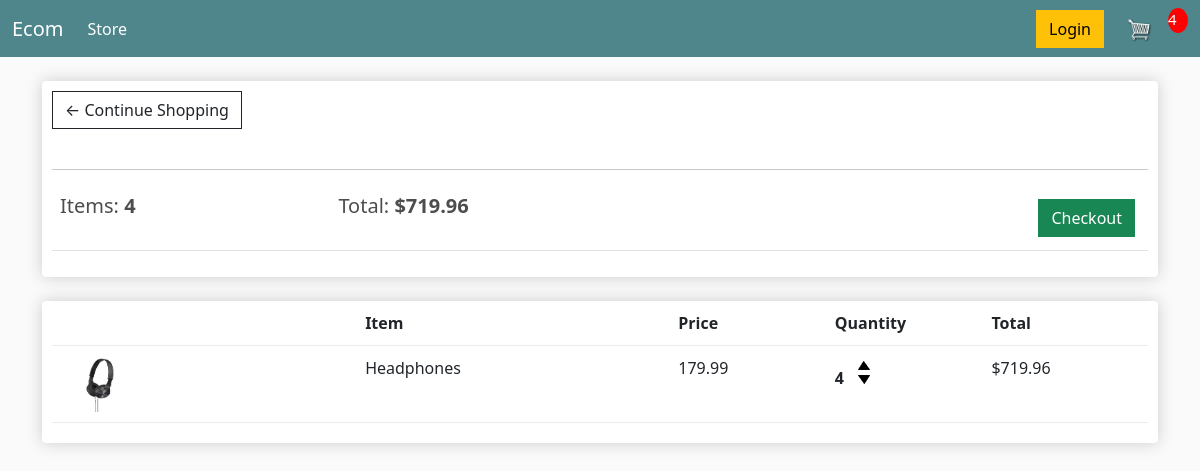
The app's page /cart/ (signed in) with its own data.
### store/models.py (models this page shows, shortened)
class Order(models.Model):
    customer = models.ForeignKey(Customer, on_delete=models.SET_NULL, blank=True, null=True)
    date_ordered = models.DateTimeField(auto_now_add=True)
    complete = models.BooleanField(default=False, null=True, blank=False)
    transaction_id = models.CharField(max_length=200, null=True)
    @property
    def get_cart_total(self):
        orderitems = self.orderitem_set.all()
        total = sum([item.get_total for item in orderitems])
        return total
    @property
    def get_cart_items(self):
        orderitems = self.orderitem_set.all()
        total = sum([item.quantity for item in orderitems])
        return total

class OrderItem(models.Model):
    product = models.ForeignKey(Product, on_delete=models.SET_NULL, blank=True, null=True)
    order = models.ForeignKey(Order, on_delete=models.SET_NULL, blank=True, null=True)
    quantity = models.IntegerField(default=0, null=True, blank=True)
    date_added = models.DateTimeField(auto_now_add=True)
    @property
    def get_total(self):
        total = self.product.price * self.quantity
        return total

class Product(models.Model):
    name = models.CharField(max_length=200, null=True)
    price = models.DecimalField(max_digits=7, decimal_places=2)
    digital = models.BooleanField(default=False, null=True, blank=False)
    image = models.ImageField(default='images/cart_image_placeholder.png', null=True, blank=True)
    @property
    def imageURL(self):
        try:
            url = self.image.url
        except:
            url = ''
        return url

### store/views.py (the view)
# urls.py: path('cart/', cart, name='cart'),
def cart(request):
    data = cartData(request)
    cartItems = data['cartItems']
    order = data['order']
    items = data['items']
    context = {
        'items': items,
        'order': order,
        'cartItems': cartItems,
    }
    return render(request, 'store/cart.html', context)

### store/utils.py (called while the page is built)
def cartData(request):
    if request.user.is_authenticated:
        customer = request.user.customer
        order, created = Order.objects.get_or_create(customer=customer, complete=False)
        items = order.orderitem_set.all()
        cartItems = order.get_cart_items
    else:
        cookieData = cookieCart(request)
        cartItems = cookieData['cartItems']
        order = cookieData['order']
        items = cookieData['items']
    return {'cartItems': cartItems, 'order': order, 'items': items}

### store/templates/store/cart.html
{% extends 'base.html' %}
{% load static %}
{% block content %}
    <div class="row">
        <div class="col-lg-12">
            <div class="box-element">
                <a class="btn btn-outline-dark" href="{% url 'store' %}">&#x2190; Continue Shopping</a>
                <br>
                <br>
                <hr>
                <table class="table">
                    <td><h5>Items: <strong>{{ order.get_cart_items }}</strong></h5></td>
                    <td><h5>Total: <strong>${{ order.get_cart_total|floatformat:2 }}</strong></h5></td>
                    <td>
                        <a class="btn btn-success"
                           style="float: right; margin: 5px;"
                           href="{% url 'checkout' %}">Checkout</a>
                    </td>
                </table>
            </div>
            <br>
            <div class="box-element">
                <div class="cart-row">
                    <div style="flex: 2"></div>
                    <div style="flex: 2"><strong>Item</strong></div>
                    <div style="flex: 1"><strong>Price</strong></div>
                    <div style="flex: 1"><strong>Quantity</strong></div>
                    <div style="flex: 1"><strong>Total</strong></div>
                </div>
                {% for item in items %}
                <div class="cart-row">
                    <div style="flex: 2"><img class="row-image" src="{{item.product.imageURL}}"> </div>
                    <div style="flex: 2">{{ item.product.name}}</div>
                    <div style="flex: 1">{{item.product.price|floatformat:2}}</div>
                    <div style="flex: 1">
                        <p class="quantity">{{ item.quantity }}</p>
                        <div class="quantity">
                            <img data-product={{ item.product.id }} data-action="add" class="chg-quantity update-cart" src="{% static 'images/arrow-up.png' %}">
                            <img data-product={{ item.product.id }} data-action="remove" class="chg-quantity update-cart" src="{% static 'images/arrow-down.png' %}">
                        </div>
                    </div>
                    <div style="flex: 1">${{ item.get_total|floatformat:2 }}</div>
                </div>
                {% endfor %}
            </div>
        </div>
    </div>
{% endblock %}

### static/css/main.css (style rules this page uses)
body { background-color: hsl(0, 0%, 98%); }
h1,h2,h3,h4,h5,h6 { color: hsl(0,0%,30%); }
.btn { border-radius: 0; }
.box-element { box-shadow: 0px 0px 16px hsl(0, 0%, 80%); background-color: #fff; border-radius: 4px; padding: 10px; }
.cart-row { display: flex; padding-bottom: 10px; margin-bottom: 10px; border-bottom: 1px solid #ececec; }
.row-image { width: 100px; }
.quantity { display: inline-block; font-weight: 700; padding-right: 10px; }
.chg-quantity { width: 12px; cursor: pointer; display: block; margin-top: 5px; transition: .1s; }

### records on screen
Order: get_cart_items "4", get_cart_total "719.96"
OrderItem: product.imageURL (picture), product.name "Headphones", product.price "179.99", quantity "4", get_total "719.96"

### other values on screen
{{ cartItems }} "4"
